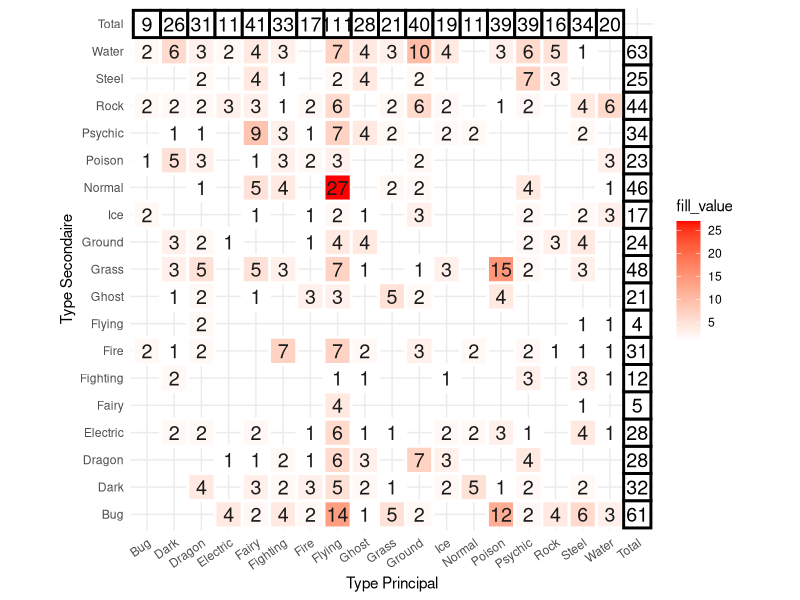

Source code (R):
## ---- chunk 1
library(ggplot2)
library(dplyr)
library(tidyr)
library(forcats)

#Ouverture du dataset
df <- read.csv("data/Pokemon_data.csv", sep = ",")

#On ne garde que les colonnes nécessaires : name, type1 et type2
df <- df %>%
  select(name, type1, type2) %>%
  mutate(type1 = as.character(type1), type2 = as.character(type2))

# Comptage
df_filtered <- df %>%
  filter(type2 != "None") %>%
  count(type1, type2)

# Totaux
row_totals <- df_filtered %>%
  group_by(type1) %>%
  summarise(n = sum(n)) %>%
  mutate(type2 = "Total")

col_totals <- df_filtered %>%
  group_by(type2) %>%
  summarise(n = sum(n)) %>%
  mutate(type1 = "Total")

# Fusion
df_augmented <- bind_rows(df_filtered, row_totals, col_totals)

# Marquage des cellules de total
df_augmented <- df_augmented %>%
  mutate(
    is_total = type1 == "Total" | type2 == "Total",
    fill_value = ifelse(is_total, NA, n),
    text_color = ifelse(is_total, "black", "gray10"),
    border_color = ifelse(is_total, "black", "white")
  )

# Forcer l'ordre pour mettre "Total" à droite / en haut
type1_levels <- c(sort(unique(df_augmented$type1[df_augmented$type1 != "Total"])), "Total")
type2_levels <- c(sort(unique(df_augmented$type2[df_augmented$type2 != "Total"])), "Total")

df_augmented <- df_augmented %>%
  mutate(
    type1 = factor(type1, levels = type1_levels),
    type2 = factor(type2, levels = type2_levels)
  )

# Heatmap finale
ggplot(df_augmented, aes(x = type2, y = type1)) +
  geom_tile(aes(fill = fill_value), color = df_augmented$border_color, size = 1) +
  geom_text(aes(label = n, color = text_color), size = 5, show.legend = FALSE) +
  scale_fill_gradient(low = "white", high = "red", na.value = "white") +
  scale_color_identity() +
  theme_minimal() +
  theme(axis.text.x = element_text(angle = 35, hjust = 1)) +
  labs(x = "Type Principal", y = "Type Secondaire") +
  coord_fixed()


